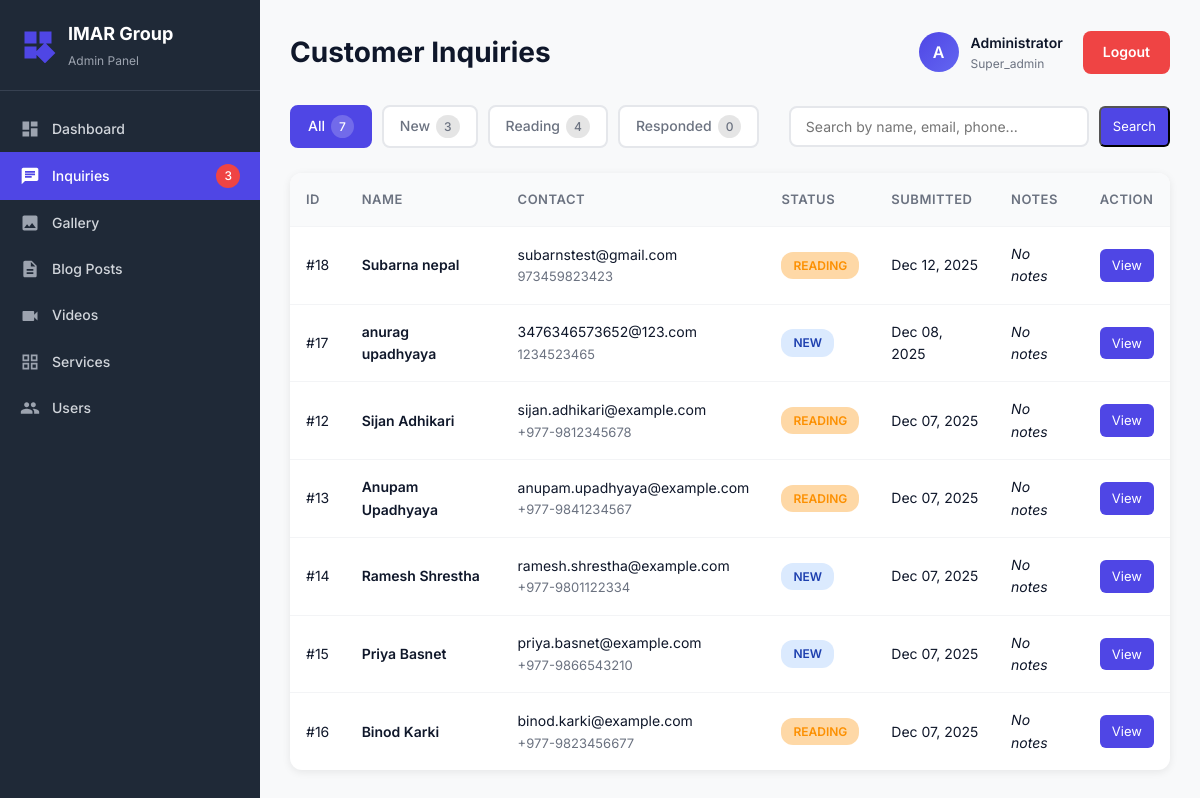
Screenshot of /admin/INQUIRY_CODE/inquiries.php (signed in) with the database file from the repository.
### tables this page shows
CREATE TABLE `inquiries` (
  `id` int(11) NOT NULL,
  `first_name` varchar(50) NOT NULL,
  `last_name` varchar(50) NOT NULL,
  `email` varchar(100) NOT NULL,
  `phone` varchar(20) NOT NULL,
  `appointment_date` date DEFAULT NULL,
  `message` text NOT NULL,
  `ip_address` varchar(45) DEFAULT NULL,
  `user_agent` text DEFAULT NULL,
  `status` enum('new','reading','responded') NOT NULL DEFAULT 'new',
  `created_at` timestamp NOT NULL DEFAULT current_timestamp(),
  `updated_at` timestamp NOT NULL DEFAULT current_timestamp() ON UPDATE current_timestamp(),
  `read_at` datetime DEFAULT NULL,
  `admin_notes` text DEFAULT NULL
);

### admin/INQUIRY_CODE/inquiries.php (the view, shortened to what this page needs)
<?php
require_once __DIR__ . '/../../config/config.php';
$admin_name = $_SESSION['admin_name'] ?? 'Admin';
$admin_initials = strtoupper(substr($admin_name, 0, 1));
$admin_role = $_SESSION['admin_role'] ?? 'editor';
$filter = $_GET['filter'] ?? 'all';
$search = $_GET['search'] ?? '';
$whereConditions = [];
$whereClause = !empty($whereConditions) ? 'WHERE ' . implode(' AND ', $whereConditions) : '';
$query = "SELECT * FROM inquiries $whereClause ORDER BY created_at DESC";
$stmt = $conn->prepare($query);
$stmt->execute();
$result = $stmt->get_result();
$inquiries = $result->fetch_all(MYSQLI_ASSOC);
$counts = [
    'all' => $conn->query("SELECT COUNT(*) as count FROM inquiries")->fetch_assoc()['count'],
    'new' => $conn->query("SELECT COUNT(*) as count FROM inquiries WHERE status = 'new'")->fetch_assoc()['count'],
    'reading' => $conn->query("SELECT COUNT(*) as count FROM inquiries WHERE status = 'reading'")->fetch_assoc()['count'],
    'responded' => $conn->query("SELECT COUNT(*) as count FROM inquiries WHERE status = 'responded'")->fetch_assoc()['count']
];
?>
<!DOCTYPE html>
<html lang="en">
<head>
    <link rel="stylesheet" href="../../css/styles.css">
    <link rel="stylesheet" href="../../css/dashboard.css">
</head>
<body>
   <div class="dashboard">
    <?php include __DIR__ . '/../includes/sidebar.php'; ?>
    <div class="main-content">
        <div class="dashboard-header">
            <h1>Customer Inquiries</h1>
            <div class="header-actions">
                <div class="user-info">
                    <div class="user-avatar"><?php echo $admin_initials; ?></div>
                    <div>
                        <div style="font-weight: 600; font-size: 14px;"><?php echo htmlspecialchars($admin_name); ?></div>
                        <div style="font-size: 12px; color: #6b7280;"><?php echo ucfirst($admin_role); ?></div>
                    </div>
                </div>
                <a href="/Imar_Group_Admin_panel/admin/logout.php" class="logout-btn">Logout</a>
            </div>
        </div>
        <div class="inquiries-header">
            <div class="filter-tabs">
                <a href="?filter=all" class="filter-tab <?php echo $filter === 'all' ? 'active' : ''; ?>">
                    All <span class="filter-badge"><?php echo $counts['all']; ?></span>
                </a>
                <a href="?filter=new" class="filter-tab <?php echo $filter === 'new' ? 'active' : ''; ?>">
                    New <span class="filter-badge"><?php echo $counts['new']; ?></span>
                </a>
                <a href="?filter=reading" class="filter-tab <?php echo $filter === 'reading' ? 'active' : ''; ?>">
                    Reading <span class="filter-badge"><?php echo $counts['reading']; ?></span>
                </a>
                <a href="?filter=responded" class="filter-tab <?php echo $filter === 'responded' ? 'active' : ''; ?>">
                    Responded <span class="filter-badge"><?php echo $counts['responded']; ?></span>
                </a>
            </div>
            <div class="search-box">
                <form method="GET" action="" style="display: flex; gap: 10px;">
                    <input type="text" name="search" class="search-input" placeholder="Search by name, email, phone..." value="<?php echo htmlspecialchars($search); ?>">
                    <button type="submit" class="action-btn view">Search</button>
                </form>
            </div>
        </div>
        <div class="inquiries-table">
            <?php if (empty($inquiries)): ?>
                <div class="empty-state">
                    <svg viewBox="0 0 24 24">
                        <path d="M20 2H4c-1.1 0-1.99.9-1.99 2L2 22l4-4h14c1.1 0 2-.9 2-2V4c0-1.1-.9-2-2-2z"/>
                    </svg>
                    <h3>No Inquiries Found</h3>
                    <p>No inquiries match your current filter.</p>
                </div>
            <?php else: ?>
                <table>
                    <thead>
                        <tr>
                            <th>ID</th>
                            <th>Name</th>
                            <th>Contact</th>
                            <th>Status</th>
                            <th>Submitted</th>
                            <th>Notes</th>
                            <th>Action</th>
                        </tr>
                    </thead>
                    <tbody>
                        <?php foreach ($inquiries as $inquiry): ?>
                            <tr>
                                <td>#<?php echo $inquiry['id']; ?></td>
                                <td>
                                    <div class="inquiry-name">
                                        <?php echo htmlspecialchars($inquiry['first_name'] . ' ' . $inquiry['last_name']); ?>
                                    </div>
                                </td>
                                <td>
                                    <div><?php echo htmlspecialchars($inquiry['email']); ?></div>
                                    <div class="inquiry-email"><?php echo htmlspecialchars($inquiry['phone']); ?></div>
                                </td>
                                <td>
                                    <span class="status-badge <?php echo $inquiry['status']; ?>">
                                        <?php echo ucfirst($inquiry['status']); ?>
                                    </span>
                                </td>
                                <td><?php echo date('M d, Y', strtotime($inquiry['created_at'])); ?></td>
                                <td>
                                    <?php
                                    echo !empty($inquiry['admin_notes'])
                                        ? htmlspecialchars($inquiry['admin_notes'])
                                        : '<em>No notes</em>';
                                    ?>
                                </td>
                                <td>
                                    <a href="view-inquiry.php?id=<?php echo $inquiry['id']; ?>" class="action-btn view">View</a>
                                </td>
                            </tr>
                        <?php endforeach; ?>
                    </tbody>
                </table>
            <?php endif; ?>
        </div>
    </div>
</div>
</body>
</html>

### css/styles.css (style rules this page uses)
* { margin: 0; padding: 0; box-sizing: border-box; font-family: 'Inter', -apple-system, BlinkMacSystemFont, 'Segoe UI', sans-serif; }
body { background-color: #f8f9fa; color: #0f172a; line-height: 1.6; }
a { text-decoration: none; color: inherit; }
.dashboard { display: flex; min-height: 100vh; background-color: #f8f9fa; }
.main-content { flex: 1; padding: 30px; background-color: #f8f9fa; overflow-y: auto; }
.dashboard-header { display: flex; justify-content: space-between; align-items: center; margin-bottom: 30px; flex-wrap: wrap; gap: 15px; }
.dashboard-header h1 { font-size: 28px; font-weight: 700; color: #0f172a; }
.header-actions { display: flex; align-items: center; gap: 20px; }
.user-info { display: flex; align-items: center; gap: 12px; }
.user-avatar { width: 40px; height: 40px; background: linear-gradient(135deg, #4f46e5 0%, #6366f1 100%); color: #ffffff; border-radius: 50%; display: flex; align-items: center; justify-content: center; font-weight: 600; font-size: 16px; }
.logout-btn { padding: 10px 20px; border: none; border-radius: 8px; background-color: #ef4444; color: #ffffff; cursor: pointer; font-size: 14px; font-weight: 600; transition: background 0.3s; }

### css/dashboard.css (style rules this page uses)
.inquiry-name { font-weight: 600; font-size: 14px; color: #0f172a; }

### admin/INQUIRY_CODE/inquiries.php (style rules this page uses)
.inquiries-header { display: flex; justify-content: space-between; align-items: center; margin-bottom: 25px; flex-wrap: wrap; gap: 15px; }
.filter-tabs { display: flex; gap: 10px; flex-wrap: wrap; }
.filter-tab { padding: 8px 16px; border: 2px solid #e5e7eb; border-radius: 8px; background: white; color: #6b7280; text-decoration: none; font-size: 14px; font-weight: 500; transition: all 0.3s; display: flex; align-items: center; gap: 6px; }
.filter-tab.active { background: #4f46e5; border-color: #4f46e5; color: white; }
.filter-badge { background: rgba(0,0,0,0.1); padding: 2px 8px; border-radius: 12px; font-size: 12px; }
.filter-tab.active .filter-badge { background: rgba(255,255,255,0.2); }
.search-box { display: flex; gap: 10px; }
.search-input { padding: 10px 15px; border: 2px solid #e5e7eb; border-radius: 8px; font-size: 14px; width: 300px; }
.inquiries-table { background: white; border-radius: 12px; overflow: hidden; box-shadow: 0 2px 8px rgba(0,0,0,0.08); }
table { width: 100%; border-collapse: collapse; }
thead { background: #f9fafb; }
th { padding: 16px; text-align: left; font-size: 13px; font-weight: 600; color: #6b7280; text-transform: uppercase; letter-spacing: 0.5px; }
td { padding: 16px; border-top: 1px solid #f3f4f6; font-size: 14px; }
.inquiry-name { font-weight: 600; color: #0f172a; }
.inquiry-email { color: #6b7280; font-size: 13px; }
.status-badge { display: inline-block; padding: 4px 12px; border-radius: 12px; font-size: 12px; font-weight: 600; text-transform: uppercase; }
.status-badge.new { background: #dbeafe; color: #1e40af; }
.status-badge.reading { background: #fc900259; color: #fc9002ff; }
.action-btn { padding: 6px 12px; border-radius: 6px; font-size: 13px; text-decoration: none; display: inline-block; transition: all 0.2s; }
.action-btn.view { background: #4f46e5; color: white; }

### rows the page displays
inquiries: id "18", first_name+last_name "Subarna nepal", email "subarnstest@gmail.com", phone "973459823423", status "READING", created_at "Dec 12, 2025", shows "No notes"
inquiries: id "17", first_name+last_name "anurag upadhyaya", email "3476346573652@123.com", phone "1234523465", status "NEW", created_at "Dec 08, 2025", shows "No notes"
inquiries: id "12", first_name+last_name "Sijan Adhikari", email "sijan.adhikari@example.com", phone "+977-9812345678", status "READING", created_at "Dec 07, 2025", shows "No notes"
inquiries: id "13", first_name+last_name "Anupam Upadhyaya", email "anupam.upadhyaya@example.com", phone "+977-9841234567", status "READING", created_at "Dec 07, 2025", shows "No notes"
inquiries: id "14", first_name+last_name "Ramesh Shrestha", email "ramesh.shrestha@example.com", phone "+977-9801122334", status "NEW", created_at "Dec 07, 2025", shows "No notes"
inquiries: id "15", first_name+last_name "Priya Basnet", email "priya.basnet@example.com", phone "+977-9866543210", status "NEW", created_at "Dec 07, 2025", shows "No notes"
inquiries: id "16", first_name+last_name "Binod Karki", email "binod.karki@example.com", phone "+977-9823456677", status "READING", created_at "Dec 07, 2025", shows "No notes"

### other values shown
$new_inquiries_count "3"
$admin_initials "A"
$admin_name "Administrator"
$admin_role "Super_admin"
$counts['all'] "7"
$counts['new'] "3"
$counts['reading'] "4"
$counts['responded'] "0"
